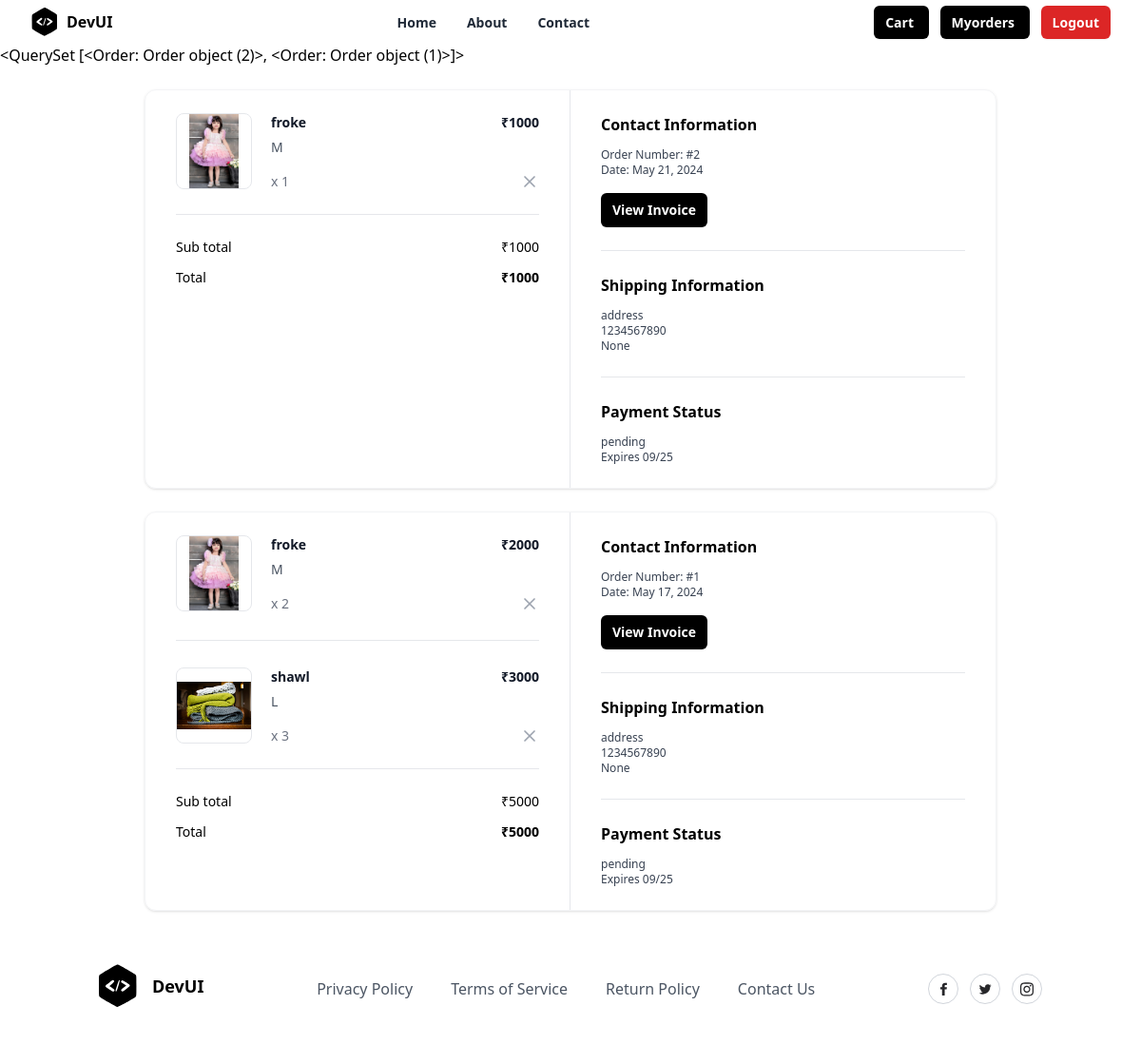
/order/summary/ (signed in), run on the app's committed database.
### store/models.py (models this page shows, shortened)
class Order(models.Model):
    user_object = models.ForeignKey(
                                        User,
                                        on_delete=models.CASCADE,
                                        related_name='myorders'
                                    )
    basket_item_objects = models.ManyToManyField(BasketItem)
    delivery_address = models.CharField(max_length=250)
    phone = models.CharField(max_length=12)
    pin=models.CharField(max_length=10,null=True)
    email = models.CharField(max_length=100)
    pay_options = (
        ('online', 'online'),
        ('cod', 'cod')
    )
    payment_mode = models.CharField(
                                        max_length=100,
                                        choices=pay_options,
                                        default='cod'
                                    )
    order_id = models.CharField(max_length=200, null=True)
    is_paid = models.BooleanField(default=False)
    order_status = (
        ('order_confirmed', 'Order confirmed'),
        ('dispatched', 'Dispatched'),
        ('in_transit', 'In transit'),
        ('delivered', 'Delivered'),
        ('cancelled', 'Cancelled'),
    )
    status = models.CharField(
                                max_length=200,
                                choices=order_status,
                                default='order_confirmed'
                            )
    created_date = models.DateTimeField(auto_now_add=True)
    updated_date = models.DateTimeField(auto_now=True)
    is_active = models.BooleanField(default=True)
    @property
    def sub_total(self):
        basket_items=self.basket_item_objects.all()
        total=0
        if basket_items:
            for bi in basket_items:
                total+=bi.total_amount
        return total

class BasketItem(models.Model):
    basket_object = models.ForeignKey(Basket, on_delete=models.CASCADE,related_name="cartitems")
    product_object = models.ForeignKey(Product, on_delete=models.CASCADE)
    size_object = models.ForeignKey(Size, on_delete=models.CASCADE)
    quantity = models.PositiveIntegerField(default=1)
    created_date = models.DateTimeField(auto_now_add=True)
    updated_date = models.DateTimeField(auto_now=True)
    is_active = models.BooleanField(default=True)
    is_order_placed=models.BooleanField(default=False)
    @property
    def total_amount(self):
        return self.product_object.price*self.quantity

class Product(models.Model):
    title = models.CharField(max_length=200)
    description = models.TextField(null=True, blank=True)
    size_object = models.ManyToManyField(Size)
    category_object = models.ForeignKey(Category, on_delete=models.CASCADE)
    brand_object = models.ForeignKey(Brand, on_delete=models.CASCADE)
    image = models.ImageField(upload_to='product_images', null=True, blank=True, default='product_images/default.jpg')
    price = models.PositiveIntegerField()
    tag_object=models.ManyToManyField(Tag)
    created_date = models.DateTimeField(auto_now_add=True)
    updated_date = models.DateTimeField(auto_now=True)
    is_active = models.BooleanField(default=True)

class Size(models.Model):
    name = models.CharField(max_length=100, unique=True)
    created_date = models.DateTimeField(auto_now_add=True)
    updated_date = models.DateTimeField(auto_now=True)
    is_active = models.BooleanField(default=True)
    def __str__(self):
        return self.name

### store/views.py (the view)
# urls.py: path("order/summary/",views.OrderSummaryView.as_view(),name="order-summary"),
class OrderSummaryView(View):
    def get(self,request,*args,**kwargs):
        qs=Order.objects.filter(user_object=request.user).order_by("-created_date")
        return render(request,"order_summary.html",{"data":qs})

### store/templates/order_summary.html (shortened to what this page needs)
{%extends 'base.html'%}
{%block main_block%}
{{data}}
{%for order in data%}
<div class="mx-auto my-4 max-w-4xl md:my-6">
  <div class="overflow-hidden rounded-xl border border-gray-100 shadow">
    <div class="grid grid-cols-1 md:grid-cols-2">
      <div class="px-5 py-6 md:border-r md:border-r-gray-200 md:px-8">
        <div class="flow-root">
          <ul class="-my-7 divide-y divide-gray-200">
            {%for bi in order.basket_item_objects.all%}
            <li class="flex items-stretch justify-between space-x-5 py-7">
              <div class="flex flex-1 items-stretch">
                <div class="flex-shrink-0">
                  <img
                    class="h-20 w-20 rounded-lg border border-gray-200 object-contain"
                    src="{{bi.product_object.image.url}}"
                    alt="https://static.nike.com/a/images/c_limit,w_592,f_auto/t_product_v1/54a510de-a406-41b2-8d62-7f8c587c9a7e/air-force-1-07-lv8-shoes-9KwrSk.png"
                  />
                </div>
                <div class="ml-5 flex flex-col justify-between">
                  <div class="flex-1">
                    <p class="text-sm font-bold text-gray-900">
                      {{bi.product_object.title}}
                    </p>
                    <p class="mt-1.5 text-sm font-medium text-gray-600">
                      {{bi.size_object}}
                    </p>
                  </div>
                  <p class="mt-4 text-sm font-medium text-gray-500">x {{bi.quantity}}</p>
                </div>
              </div>
              <div class="ml-auto flex flex-col items-end justify-between">
                <p class="text-right text-sm font-bold text-gray-900">
                  ₹{{bi.total_amount}}
                </p>
                <button
                  type="button"
                  class="-m-2 inline-flex rounded p-2 text-gray-400 transition-all duration-200 hover:text-gray-900 focus:outline-none focus:ring-2 focus:ring-gray-900 focus:ring-offset-2"
                >
                  <svg
                    xmlns="http://www.w3.org/2000/svg"
                    width="24"
                    height="24"
                    viewBox="0 0 24 24"
                    fill="none"
                    stroke="currentColor"
                    stroke-width="2"
                    stroke-linecap="round"
                    stroke-linejoin="round"
                    class="h-5 w-5"
                  >
                    <line x1="18" y1="6" x2="6" y2="18"></line>
                    <line x1="6" y1="6" x2="18" y2="18"></line>
                  </svg>
                </button>
              </div>
            </li>
            {%endfor%}
          </ul>
          <hr class="mt-6 border-gray-200" />
          <ul class="mt-6 space-y-3">
            <li class="flex items-center justify-between">
              <p class="text-sm font-medium">Sub total</p>
              <p class="text-sm font-medium">₹{{order.sub_total}}</p>
            </li>
            <li class="flex items-center justify-between">
              <p class="text-sm font-medium ">Total</p>
              <p class="text-sm font-bold ">₹{{order.sub_total}}</p>
            </li>
          </ul>
        </div>
      </div>
      <div class="px-5 py-6 md:px-8">
        <div class="flow-root">
          <div class="-my-6 divide-y divide-gray-200">
            <div class="py-6">
              <h2 class="text-base font-bold text-black">
                Contact Information
              </h2>
              <p class="fontmedium mt-3 text-xs text-gray-700">
                Order Number: #{{order.id}}
              </p>
              <p class="text-xs font-medium text-gray-700">
                Date: {{order.created_date|date}}
              </p>
              <button
                type="button"
                class="mt-4 rounded-md bg-black px-3 py-2 text-sm font-semibold text-white shadow-sm hover:bg-black/80 focus-visible:outline focus-visible:outline-2 focus-visible:outline-offset-2 focus-visible:outline-black"
              >
                View Invoice
              </button>
            </div>
            <div class="py-6">
              <h2 class="mb-2 text-base font-bold text-black">
                Shipping Information
              </h2>
              <p class="mt-3 text-xs font-medium text-gray-700">{{order.delivery_address}}</p>
              <p class="text-xs font-medium text-gray-700">
                {{order.phone}}
              </p>
              <p class="text-xs font-medium text-gray-700">{{order.pin}}</p>
            </div>
            <div class="py-6">
              <h2 class="text-base font-bold text-black">
                Payment Status
              </h2>
              <p class="mt-3 text-xs font-medium text-gray-700">
                {%if order.is_paid%}
                    completed
                {%else%}
                    pending
                {%endif%}
              </p>
              <p class="text-xs font-medium text-gray-700">Expires 09/25</p>
            </div>
          </div>
        </div>
      </div>
    </div>
  </div>
</div>
{%endfor%}
{%endblock%}

### data on the page
Order: id "<QuerySet [<Order: Order object (2)>, <Order: Order object (1)>]>", sub_total "1000", id "2", created_date "May 21, 2024", delivery_address "address", phone "1234567890", pin "None", is_paid "pending"
BasketItem: product_object.image (picture), product_object "froke", size_object "M", quantity "1", total_amount "1000"
Order: sub_total "5000", id "1", created_date "May 17, 2024", delivery_address "address", phone "1234567890", pin "None", is_paid "pending"
BasketItem: product_object.image (picture), product_object "froke", size_object "M", quantity "2", total_amount "2000"
BasketItem: product_object.image (picture), product_object "shawl", size_object "L", quantity "3", total_amount "3000"
